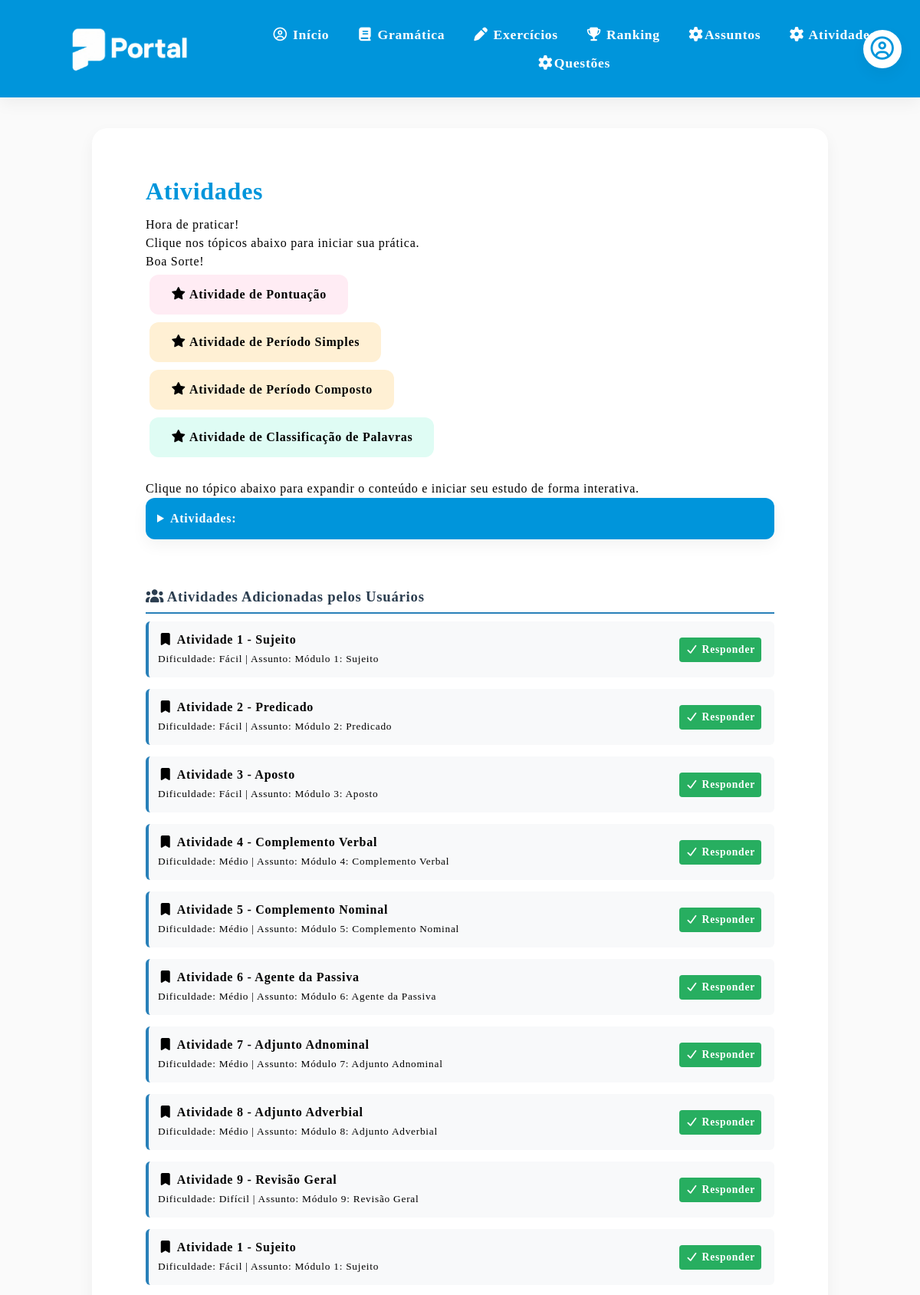
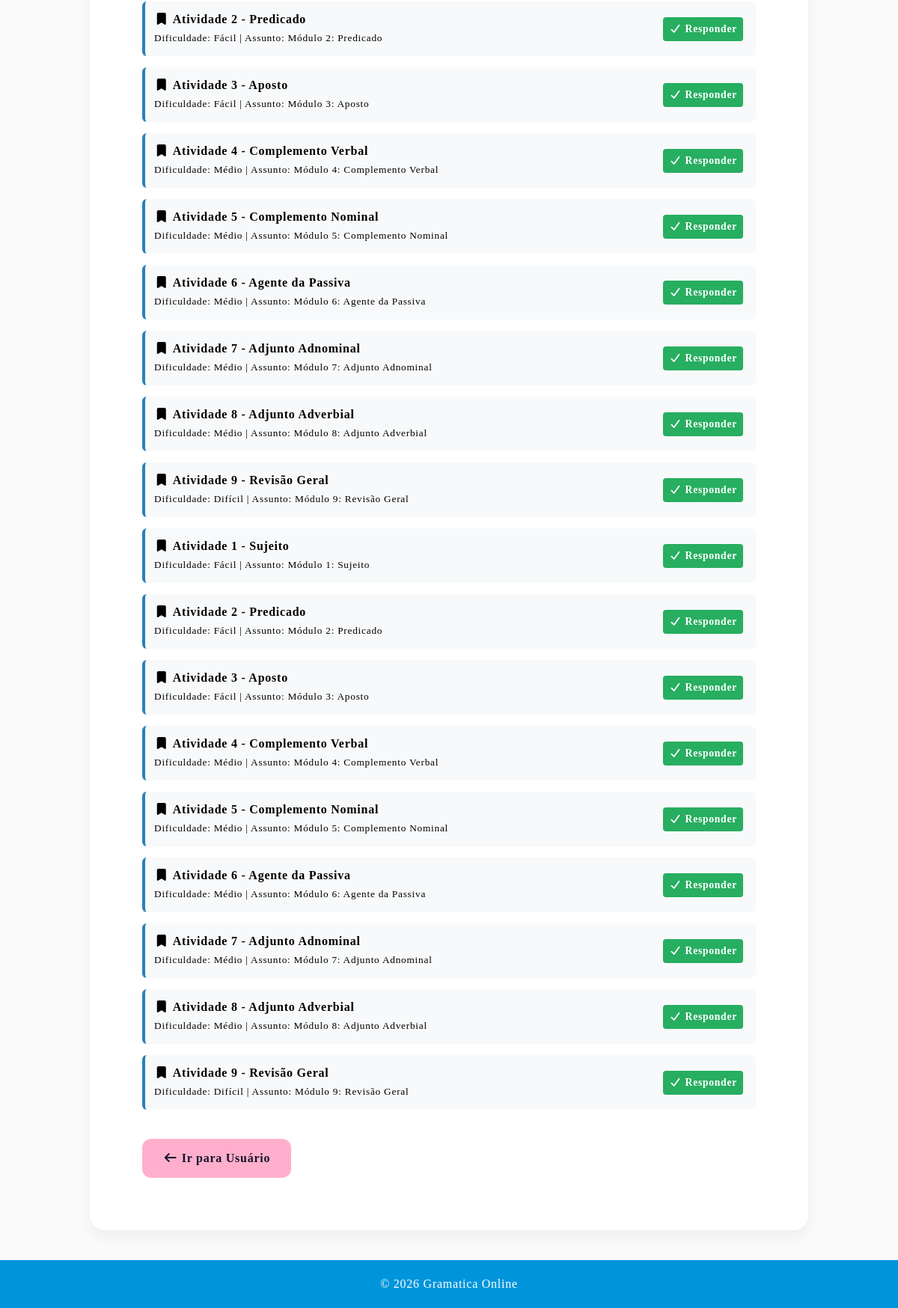
/atividades, run on the app's committed database (2 pictures, top to bottom).
### models.py (models this page shows)
class Atividade(db.Model):
    __tablename__ = "atividade"
    id = db.Column(db.Integer, primary_key=True)
    nome = db.Column(db.String(150), nullable=True)
    dificuldade = db.Column(db.String(50), nullable=True)
    assunto_id = db.Column(db.Integer, db.ForeignKey("assunto.id"), nullable=False)
    assunto = db.relationship("Assunto", back_populates="atividades")
    questoes = db.relationship("Questao", back_populates="atividade", lazy=True, cascade="all, delete-orphan")

class Assunto(db.Model):
    __tablename__ = "assunto"
    id = db.Column(db.Integer, primary_key=True)
    nome = db.Column(db.String(100), nullable=False)
    conteudo = db.Column(db.Text, nullable=True)
    imagem = db.Column(db.String(255), nullable=True)
    arquivo_pdf = db.Column(db.String(255), nullable=True)
    atividades = db.relationship("Atividade", back_populates="assunto", lazy=True)
    tipo = db.Column(db.String(50), nullable=False, default="USUARIO")

### app.py (the view)
@app.route("/atividades")
def atividades():
    try:
        atividades = Atividade.query.all()
        return render_template("atividades.html", atividades=atividades)
    except Exception as e:
        print("ERRO ATIVIDADES:", str(e))
        flash("Erro ao carregar atividades.")
        return render_template("atividades.html", atividades=[])

### templates/atividades.html (shortened to what this page needs)
{% extends "base.html" %}
{% block conteudo %}
        <section id="gramatica" class="section">
            <h2>Atividades</h2>
            <p>Hora de praticar!<br>Clique nos tópicos abaixo para iniciar sua prática.<br>Boa Sorte!</p>
            <div class="topicos-principais">
                <p><a href="{{ url_for('att_pontuacao') }}" class="btn btn-detalhe bnt-pontuacao"><i class="fa-solid fa-star"></i> Atividade de Pontuação</a></p>
                <p><a href="{{ url_for('att_periodo_simples') }}" class="btn btn-detalhe bnt-periodo_simples"><i class="fa-solid fa-star"></i> Atividade de Período Simples</a></p>
                <p><a href="{{ url_for('att_periodo_composto') }}" class="btn btn-detalhe bnt-periodo_composto"><i class="fa-solid fa-star"></i> Atividade de Período Composto</a></p>
                <p><a href="{{ url_for('att_classificacao_de_palavras') }}" class="btn btn-detalhe bnt-classificacao_de_palavras"><i class="fa-solid fa-star"></i> Atividade de Classificação de Palavras</a></p>
            </div>
            <br>
            <p>Clique no tópico abaixo para expandir o conteúdo e iniciar seu estudo de forma interativa.</p>
            <div class="topicos-gramatica">
                <details>
                    <summary>Atividades:</summary>
                </details>
            </div>
            <br><br>
            <h3 style="color: #2c3e50; border-bottom: 2px solid #2980b9; padding-bottom: 8px;">
                <i class="fa-solid fa-users"></i> Atividades Adicionadas pelos Usuários
            </h3>
            <div class="topicos-principais">
                {% if atividades %}
                    {% for atividade in atividades %}
                    <div style="margin-bottom: 15px; padding: 12px; background: #f8f9fa; border-radius: 6px; border-left: 4px solid #2980b9;">
                        <p style="margin: 0; display: flex; align-items: center; justify-content: space-between; flex-wrap: wrap; gap: 8px;">
                            <span>
                                <i class="fa-solid fa-bookmark"></i>
                                <strong>{{ atividade.nome or 'Atividade sem nome' }}</strong><br>
                                <small>Dificuldade: {{ atividade.dificuldade }} | Assunto: {{ atividade.assunto.nome }}</small>
                            </span>
                            <span>
                                <a href="{{ url_for('responder_atividade', id=atividade.id) }}" class="btn btn-detalhe" style="padding: 4px 8px; font-size: 0.85em; background: #27ae60; color: white; text-decoration: none; border-radius: 4px; margin-right: 5px;">
                                    <i class="fa-solid fa-check"></i> Responder
                                </a>
                            </span>
                        </p>
                    </div>
                    {% endfor %}
                {% else %}
                    <p style="text-align: center; color: #6c757d; padding: 15px; background: #f8f9fa; border-radius: 6px;">
                        <i class="fa-solid fa-info-circle"></i> Nenhuma atividade adicionada ainda.<br>
                        Clique em <strong>"Adicionar Atividade"</strong> no menu acima para criar novas atividades!
                    </p>
                {% endif %}
            </div>
            <br>
            <a href="{{ url_for('usuario') }}" class="btn btn-gramatica"><i class="fa-solid fa-arrow-left"></i> Ir para Usuário </a>
        </section>
{% endblock %}

### static/css/style.css (style rules this page uses)
:root { --primary-blue: #0095DB; --secondary-blue: #D5F7FF; --primary-pink: #FFAFCC; --secondary-pink: #FFECF4; --pink: #FF477E; --mint-green: #DFFCF4; --success-green: #00966D; --soft-purple: #DDD0F8; --soft-yellow: #FFF0D4; --yellow: #F4B740; --bg-light: #FAFAFA; --gray-light: #EDEDED; --gray-medium: #D6D8E7; --text-dark: #14142B; --shadow-soft: 0 8px 20px rgba(0, 0, 0, 0.05); }
* { margin: 0; padding: 0; box-sizing: border-box; }
body { font-family: 'Basier Square'; font-weight: 400; font-size: 1.0em; line-height: 1.5em; letter-spacing: 0.75px; background-color: var(--bg-light); */ }
.section { background: white; border-radius: 20px; padding: 70px; margin-bottom: 30px; box-shadow: var(--shadow-soft); transition: 0.3s; }
h2 { color: var(--primary-blue); margin-bottom: 20px; font-size: 2rem; }
h3 { color: var(--pink); margin-bottom: 10px; }
.btn { display: inline-block; background-color: var(--primary-blue); color: white; padding: 14px 28px; border-radius: 12px; text-decoration: none; font-weight: bold; border: none; cursor: pointer; transition: 0.3s; }
.btn-gramatica { background-color: var(--primary-pink); color: var(--text-dark); }
details { background: white; border-radius: 12px; margin-bottom: 15px; box-shadow: var(--shadow-soft); overflow: hidden; }
summary { padding: 15px; font-weight: 600; cursor: pointer; background: var(--primary-blue); color: white; }
.bnt-pontuacao { background-color: var(--secondary-pink); color: #000; margin: 5px; }
.bnt-periodo_simples { background-color: var(--soft-yellow); color: #000; margin: 5px; }
.bnt-periodo_composto { background-color: var(--soft-yellow); color: #000; margin: 5px; }
.bnt-classificacao_de_palavras { background-color: #DFFCF4; color: #000; margin: 5px; }

### data on the page
Atividade: nome "Atividade 1 - Sujeito", dificuldade "Fácil", assunto.nome "Módulo 1: Sujeito"
Atividade: nome "Atividade 2 - Predicado", dificuldade "Fácil", assunto.nome "Módulo 2: Predicado"
Atividade: nome "Atividade 3 - Aposto", dificuldade "Fácil", assunto.nome "Módulo 3: Aposto"
Atividade: nome "Atividade 4 - Complemento Verbal", dificuldade "Médio", assunto.nome "Módulo 4: Complemento Verbal"
Atividade: nome "Atividade 5 - Complemento Nominal", dificuldade "Médio", assunto.nome "Módulo 5: Complemento Nominal"
Atividade: nome "Atividade 6 - Agente da Passiva", dificuldade "Médio", assunto.nome "Módulo 6: Agente da Passiva"
Atividade: nome "Atividade 7 - Adjunto Adnominal", dificuldade "Médio", assunto.nome "Módulo 7: Adjunto Adnominal"
Atividade: nome "Atividade 8 - Adjunto Adverbial", dificuldade "Médio", assunto.nome "Módulo 8: Adjunto Adverbial"
Atividade: nome "Atividade 9 - Revisão Geral", dificuldade "Difícil", assunto.nome "Módulo 9: Revisão Geral"
Atividade: nome "Atividade 1 - Sujeito", dificuldade "Fácil", assunto.nome "Módulo 1: Sujeito"
Atividade: nome "Atividade 2 - Predicado", dificuldade "Fácil", assunto.nome "Módulo 2: Predicado"
Atividade: nome "Atividade 3 - Aposto", dificuldade "Fácil", assunto.nome "Módulo 3: Aposto"
Atividade: nome "Atividade 4 - Complemento Verbal", dificuldade "Médio", assunto.nome "Módulo 4: Complemento Verbal"
Atividade: nome "Atividade 5 - Complemento Nominal", dificuldade "Médio", assunto.nome "Módulo 5: Complemento Nominal"
Atividade: nome "Atividade 6 - Agente da Passiva", dificuldade "Médio", assunto.nome "Módulo 6: Agente da Passiva"
Atividade: nome "Atividade 7 - Adjunto Adnominal", dificuldade "Médio", assunto.nome "Módulo 7: Adjunto Adnominal"
Atividade: nome "Atividade 8 - Adjunto Adverbial", dificuldade "Médio", assunto.nome "Módulo 8: Adjunto Adverbial"
Atividade: nome "Atividade 9 - Revisão Geral", dificuldade "Difícil", assunto.nome "Módulo 9: Revisão Geral"
Atividade: nome "Atividade 1 - Sujeito", dificuldade "Fácil", assunto.nome "Módulo 1: Sujeito"
Atividade: nome "Atividade 2 - Predicado", dificuldade "Fácil", assunto.nome "Módulo 2: Predicado"
Atividade: nome "Atividade 3 - Aposto", dificuldade "Fácil", assunto.nome "Módulo 3: Aposto"
Atividade: nome "Atividade 4 - Complemento Verbal", dificuldade "Médio", assunto.nome "Módulo 4: Complemento Verbal"
Atividade: nome "Atividade 5 - Complemento Nominal", dificuldade "Médio", assunto.nome "Módulo 5: Complemento Nominal"
Atividade: nome "Atividade 6 - Agente da Passiva", dificuldade "Médio", assunto.nome "Módulo 6: Agente da Passiva"
Atividade: nome "Atividade 7 - Adjunto Adnominal", dificuldade "Médio", assunto.nome "Módulo 7: Adjunto Adnominal"
Atividade: nome "Atividade 8 - Adjunto Adverbial", dificuldade "Médio", assunto.nome "Módulo 8: Adjunto Adverbial"
Atividade: nome "Atividade 9 - Revisão Geral", dificuldade "Difícil", assunto.nome "Módulo 9: Revisão Geral"
